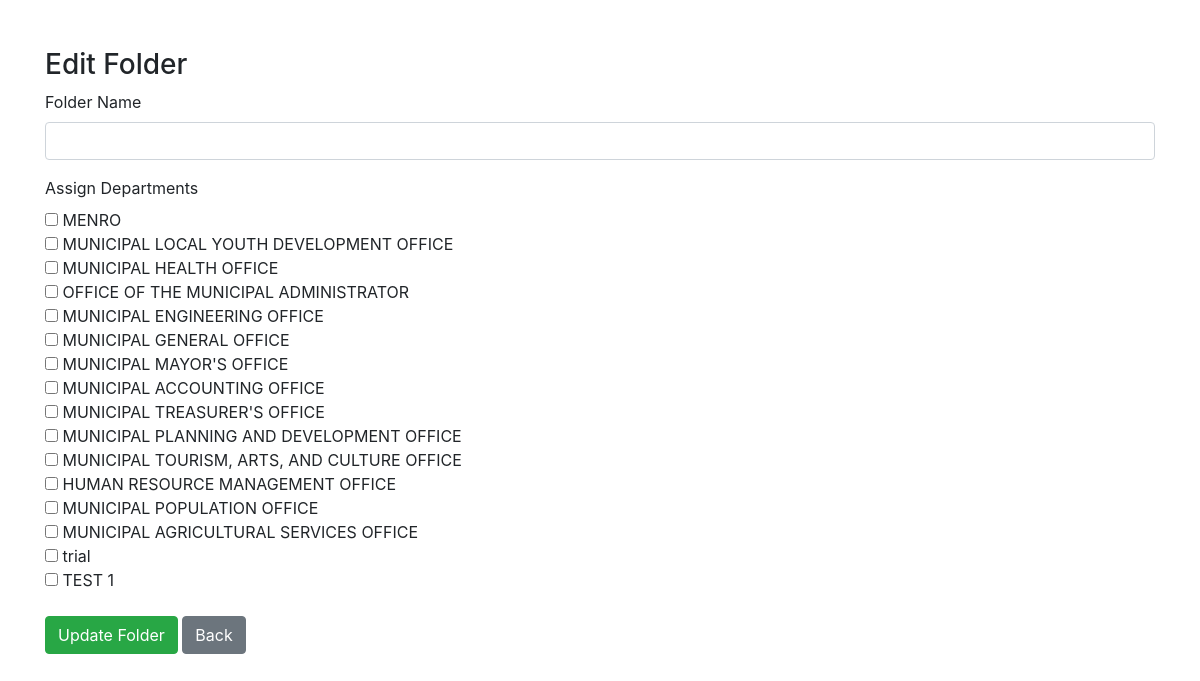
Page /Private_Dashboard/edit_folder.php (signed in) on the earlier database version.
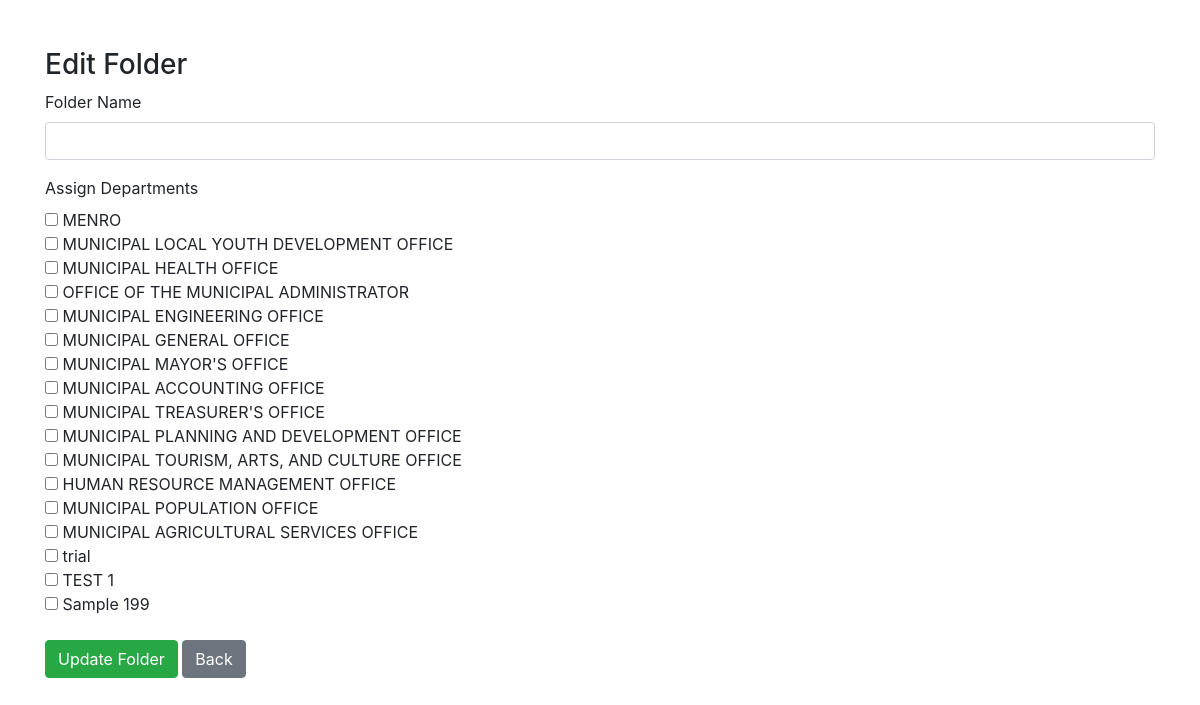
Same page on the later database version.
### tables this page shows
CREATE TABLE `departments` (
  `department_id` int(11) NOT NULL,
  `department_name` varchar(150) NOT NULL,
  `department_img` varchar(255) DEFAULT NULL,
  `department_status` enum('Active','Archived') DEFAULT 'Active',
  `created_at` timestamp NOT NULL DEFAULT current_timestamp()
);

### Private_Dashboard/edit_folder.php (the view, shortened to what this page needs)
<?php
require_once("../include/connection.php");
$id = $_GET['id'];
$folder = mysqli_query($conn,"SELECT * FROM folders WHERE folder_id='$id'");
$f = mysqli_fetch_array($folder);
?>
<!DOCTYPE html>
<html>
<head>
<link rel="stylesheet" href="css/bootstrap.min.css">
</head>
<body>
<div class="container mt-5">
<h3>Edit Folder</h3>
<form method="POST">
<div class="form-group">
<label>Folder Name</label>
<input type="text"
name="folder_name"
class="form-control"
value="<?php echo $f['folder_name']; ?>"
required>
</div>
<label>Assign Departments</label>
<?php
$dept = mysqli_query($conn,"SELECT * FROM departments");
while($d=mysqli_fetch_array($dept)){
$check = mysqli_query($conn,"
SELECT * FROM folder_departments
WHERE folder_id='$id'
AND department_id='".$d['department_id']."'
");
$checked = mysqli_num_rows($check)>0 ? "checked" : "";
?>
<div>
<input type="checkbox"
name="departments[]"
value="<?php echo $d['department_id']; ?>"
<?php echo $checked; ?>>
<?php echo $d['department_name']; ?>
</div>
<?php } ?>
<br>
<button class="btn btn-success" name="update">Update Folder</button>
<a href="folder_management.php" class="btn btn-secondary">Back</a>
</form>
</div>
</body>
</html>

Differences in the rows shown:
added departments: department_name "Sample 199"
